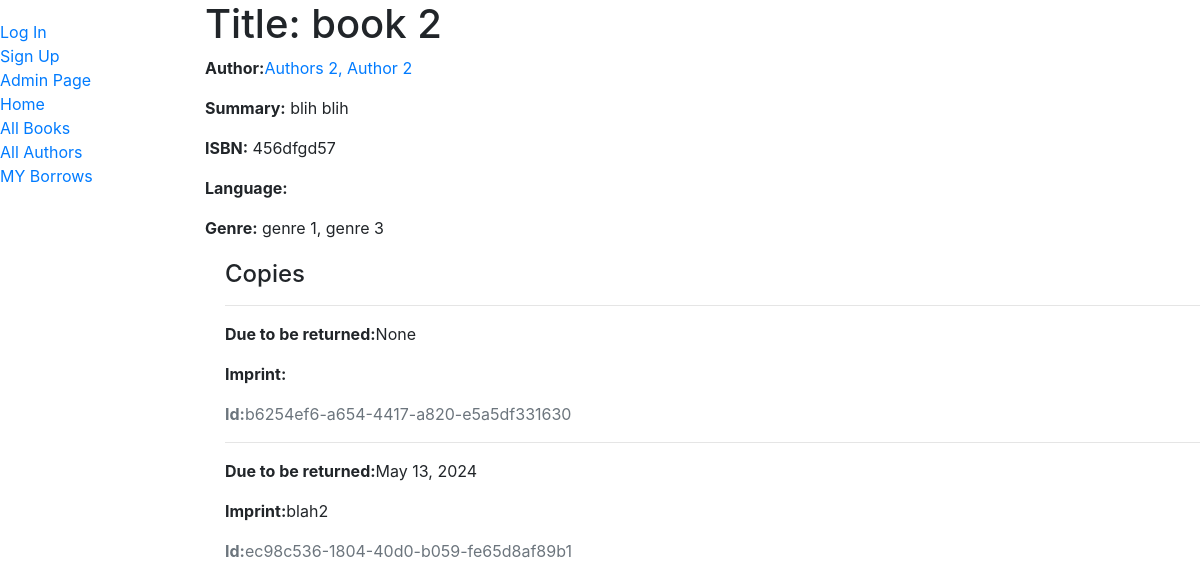
The page /books/2 on the database its author committed.
### Lib/models.py (models this page shows, shortened)
class Book(models.Model):
    title = models.CharField(max_length=255)
    author = models.ForeignKey('Author', on_delete=models.SET_NULL, null=True)
    summary = models.TextField(max_length=1000,null=True, help_text='Enter a brief description of the book')
    isbn = models.CharField(max_length=13,null=True, help_text='13 Character <a href="https://www.isbn-international.org/content/what-isbn">ISBN number</a>')
    genre = models.ManyToManyField('Genre', help_text='Select a genre for this book')

class Author(models.Model):
    first_name = models.CharField(max_length=100)
    last_name = models.CharField(max_length=100)
    date_of_birth = models.DateField(null=True, blank=True)
    date_of_death = models.DateField('Died', null=True, blank=True)
    def __str__(self):
        return f'{self.last_name}, {self.first_name}'

class Genre(models.Model):
    name = models.CharField(max_length=255,help_text='Enter a book genre (e.g. Science Fiction)')
    def __str__(self):
        return self.name

class BookInstance(models.Model):
    id = models.UUIDField(primary_key=True, default=uuid.uuid4, help_text='Unique ID for this particular book across whole library')
    book = models.ForeignKey('Book', on_delete=models.SET_NULL, null=True)
    imprint = models.CharField(max_length=255)
    due_back = models.DateField(null=True, blank=True)
    borrower = models.ForeignKey(User, on_delete=models.SET_NULL, null=True, blank=True)
    LOAN_STATUS = (
        ('m', 'Maintenance'),
        ('o', 'On loan'),
        ('a', 'Available'),
        ('r', 'Reserved'),
    )
    status = models.CharField(max_length=1, choices=LOAN_STATUS, blank=True, default='m', help_text='Book availability')
    class Meta:
        ordering = ['due_back']

### Lib/views.py (the view)
# urls.py: path('books/<int:pk>',views.BookDetailView.as_view(), name='book_detail'),
class BookDetailView(generic.DetailView):
    model = models.Book
    template_name = 'lib/book_detail.html'

### Lib/templates/lib/book_detail.html
{% extends "lib/base_generic.html" %}
{% block content %}
    <h1>Title: {{ book.title }}</h1>
    <p><strong>Author:</strong><a href="">{{ book.author }}</a></p>
    <p><strong>Summary:</strong> {{ book.summary }}</p>
    <p><strong>ISBN:</strong> {{ book.isbn }}</p>
    <p><strong>Language:</strong> {{ book.language }}</p>
    <p><strong>Genre:</strong>{% for genre in book.genre.all %} {{ genre }}{% if not forloop.last %},{% endif%}{% endfor %} </p>
    <div style="margin-left:20px;margin-top: 20px">
        <h4>Copies</h4>
        {%for copy in book.bookinstance_set.all %}
        <hr>
        <p class="{% if copy.status == 'a' %}text-success{% elif copy.status == 'd' %}text-danger{% else %}text-warning{% endif %}">
        {% if copy.status != 'a' %}<p></p><strong>Due to be returned:</strong>{{ copy.due_back }}</p>{% endif %}
        <p><strong>Imprint:</strong>{{ copy.imprint }}</p>
        <p class="text-muted"><strong>Id:</strong>{{ copy.id }}</p>
        {% endfor%}
    </div>
{% endblock %}

### rows shown on the page
Book: title "book 2", author "Authors 2, Author 2", summary "blih blih", isbn "456dfgd57"
Genre: name "genre 1"
Genre: name "genre 3"
BookInstance: due_back "None", id "b6254ef6-a654-4417-a820-e5a5df331630"
BookInstance: due_back "May 13, 2024", imprint "blah2", id "ec98c536-1804-40d0-b059-fe65d8af89b1"
